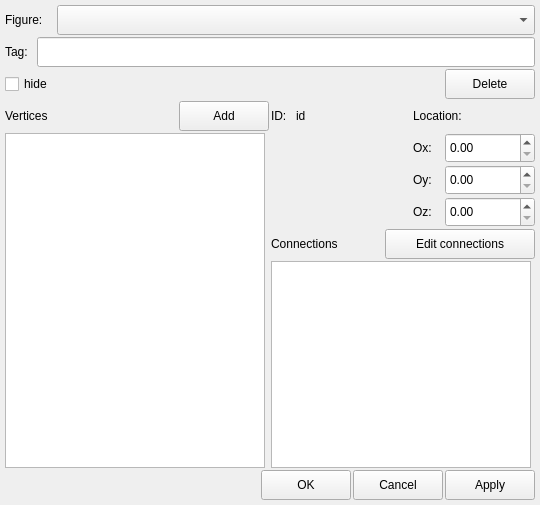
<?xml version="1.0" encoding="UTF-8"?>
<ui version="4.0">
 <class>FigureConfigurationDialog</class>
 <widget class="QDialog" name="FigureConfigurationDialog">
  <property name="geometry">
   <rect>
    <x>0</x>
    <y>0</y>
    <width>540</width>
    <height>505</height>
   </rect>
  </property>
  <property name="sizePolicy">
   <sizepolicy hsizetype="Fixed" vsizetype="Preferred">
    <horstretch>0</horstretch>
    <verstretch>0</verstretch>
   </sizepolicy>
  </property>
  <property name="minimumSize">
   <size>
    <width>540</width>
    <height>500</height>
   </size>
  </property>
  <property name="maximumSize">
   <size>
    <width>540</width>
    <height>16777215</height>
   </size>
  </property>
  <property name="windowTitle">
   <string>Configure figure</string>
  </property>
  <layout class="QVBoxLayout" name="verticalLayout_5">
   <property name="spacing">
    <number>2</number>
   </property>
   <property name="leftMargin">
    <number>5</number>
   </property>
   <property name="topMargin">
    <number>5</number>
   </property>
   <property name="rightMargin">
    <number>5</number>
   </property>
   <property name="bottomMargin">
    <number>5</number>
   </property>
   <item>
    <layout class="QHBoxLayout" name="layout_figure">
     <property name="spacing">
      <number>2</number>
     </property>
     <item>
      <widget class="QLabel" name="lbl_figure">
       <property name="sizePolicy">
        <sizepolicy hsizetype="Fixed" vsizetype="Fixed">
         <horstretch>0</horstretch>
         <verstretch>0</verstretch>
        </sizepolicy>
       </property>
       <property name="minimumSize">
        <size>
         <width>50</width>
         <height>30</height>
        </size>
       </property>
       <property name="maximumSize">
        <size>
         <width>50</width>
         <height>30</height>
        </size>
       </property>
       <property name="text">
        <string>Figure:</string>
       </property>
      </widget>
     </item>
     <item>
      <widget class="QComboBox" name="cmbx_figure">
       <property name="minimumSize">
        <size>
         <width>0</width>
         <height>30</height>
        </size>
       </property>
       <property name="maximumSize">
        <size>
         <width>16777215</width>
         <height>30</height>
        </size>
       </property>
       <property name="focusPolicy">
        <enum>Qt::ClickFocus</enum>
       </property>
      </widget>
     </item>
    </layout>
   </item>
   <item>
    <layout class="QHBoxLayout" name="layout_tag">
     <property name="spacing">
      <number>2</number>
     </property>
     <item>
      <widget class="QLabel" name="lbl_tag">
       <property name="sizePolicy">
        <sizepolicy hsizetype="Fixed" vsizetype="Fixed">
         <horstretch>0</horstretch>
         <verstretch>0</verstretch>
        </sizepolicy>
       </property>
       <property name="minimumSize">
        <size>
         <width>30</width>
         <height>30</height>
        </size>
       </property>
       <property name="maximumSize">
        <size>
         <width>30</width>
         <height>30</height>
        </size>
       </property>
       <property name="text">
        <string>Tag:</string>
       </property>
      </widget>
     </item>
     <item>
      <widget class="QLineEdit" name="ln_tag">
       <property name="sizePolicy">
        <sizepolicy hsizetype="Preferred" vsizetype="Fixed">
         <horstretch>0</horstretch>
         <verstretch>0</verstretch>
        </sizepolicy>
       </property>
       <property name="minimumSize">
        <size>
         <width>495</width>
         <height>30</height>
        </size>
       </property>
       <property name="maximumSize">
        <size>
         <width>16777215</width>
         <height>30</height>
        </size>
       </property>
      </widget>
     </item>
    </layout>
   </item>
   <item>
    <layout class="QHBoxLayout" name="layout_params">
     <property name="spacing">
      <number>0</number>
     </property>
     <item>
      <widget class="QCheckBox" name="chbx_hide">
       <property name="sizePolicy">
        <sizepolicy hsizetype="Fixed" vsizetype="Fixed">
         <horstretch>0</horstretch>
         <verstretch>0</verstretch>
        </sizepolicy>
       </property>
       <property name="minimumSize">
        <size>
         <width>50</width>
         <height>30</height>
        </size>
       </property>
       <property name="maximumSize">
        <size>
         <width>50</width>
         <height>30</height>
        </size>
       </property>
       <property name="text">
        <string>hide</string>
       </property>
      </widget>
     </item>
     <item>
      <spacer name="spacer_params">
       <property name="orientation">
        <enum>Qt::Horizontal</enum>
       </property>
       <property name="sizeHint" stdset="0">
        <size>
         <width>0</width>
         <height>30</height>
        </size>
       </property>
      </spacer>
     </item>
     <item>
      <widget class="QPushButton" name="btn_delete">
       <property name="sizePolicy">
        <sizepolicy hsizetype="Fixed" vsizetype="Fixed">
         <horstretch>0</horstretch>
         <verstretch>0</verstretch>
        </sizepolicy>
       </property>
       <property name="minimumSize">
        <size>
         <width>90</width>
         <height>30</height>
        </size>
       </property>
       <property name="maximumSize">
        <size>
         <width>90</width>
         <height>30</height>
        </size>
       </property>
       <property name="focusPolicy">
        <enum>Qt::ClickFocus</enum>
       </property>
       <property name="text">
        <string>Delete</string>
       </property>
       <property name="autoDefault">
        <bool>false</bool>
       </property>
      </widget>
     </item>
    </layout>
   </item>
   <item>
    <layout class="QHBoxLayout" name="layout_vertex">
     <property name="spacing">
      <number>2</number>
     </property>
     <item>
      <layout class="QVBoxLayout" name="layout_vertices">
       <property name="spacing">
        <number>2</number>
       </property>
       <item>
        <layout class="QHBoxLayout" name="layout_vertices_lbl">
         <property name="spacing">
          <number>0</number>
         </property>
         <item>
          <widget class="QLabel" name="lbl_vertices">
           <property name="text">
            <string>Vertices</string>
           </property>
          </widget>
         </item>
         <item>
          <spacer name="spacer_vertices">
           <property name="orientation">
            <enum>Qt::Horizontal</enum>
           </property>
           <property name="sizeHint" stdset="0">
            <size>
             <width>0</width>
             <height>30</height>
            </size>
           </property>
          </spacer>
         </item>
         <item>
          <widget class="QPushButton" name="btn_add">
           <property name="sizePolicy">
            <sizepolicy hsizetype="Fixed" vsizetype="Fixed">
             <horstretch>0</horstretch>
             <verstretch>0</verstretch>
            </sizepolicy>
           </property>
           <property name="minimumSize">
            <size>
             <width>90</width>
             <height>30</height>
            </size>
           </property>
           <property name="maximumSize">
            <size>
             <width>90</width>
             <height>30</height>
            </size>
           </property>
           <property name="focusPolicy">
            <enum>Qt::ClickFocus</enum>
           </property>
           <property name="text">
            <string>Add</string>
           </property>
           <property name="autoDefault">
            <bool>false</bool>
           </property>
          </widget>
         </item>
        </layout>
       </item>
       <item>
        <widget class="QListWidget" name="lst_vertices">
         <property name="sizePolicy">
          <sizepolicy hsizetype="Fixed" vsizetype="Expanding">
           <horstretch>0</horstretch>
           <verstretch>0</verstretch>
          </sizepolicy>
         </property>
         <property name="minimumSize">
          <size>
           <width>260</width>
           <height>0</height>
          </size>
         </property>
         <property name="maximumSize">
          <size>
           <width>260</width>
           <height>16777215</height>
          </size>
         </property>
        </widget>
       </item>
      </layout>
     </item>
     <item>
      <layout class="QVBoxLayout" name="layout_single" stretch="0,1">
       <property name="spacing">
        <number>2</number>
       </property>
       <item>
        <layout class="QHBoxLayout" name="layout_single_params" stretch="0,0">
         <property name="spacing">
          <number>2</number>
         </property>
         <item>
          <layout class="QVBoxLayout" name="layout_id">
           <property name="spacing">
            <number>0</number>
           </property>
           <item>
            <layout class="QHBoxLayout" name="layoyt_id_lbl">
             <item>
              <widget class="QLabel" name="lbl_id">
               <property name="sizePolicy">
                <sizepolicy hsizetype="Fixed" vsizetype="Fixed">
                 <horstretch>0</horstretch>
                 <verstretch>0</verstretch>
                </sizepolicy>
               </property>
               <property name="minimumSize">
                <size>
                 <width>25</width>
                 <height>30</height>
                </size>
               </property>
               <property name="maximumSize">
                <size>
                 <width>25</width>
                 <height>30</height>
                </size>
               </property>
               <property name="text">
                <string>ID:</string>
               </property>
              </widget>
             </item>
             <item>
              <widget class="QLabel" name="lbl_id_value">
               <property name="sizePolicy">
                <sizepolicy hsizetype="Preferred" vsizetype="Fixed">
                 <horstretch>0</horstretch>
                 <verstretch>0</verstretch>
                </sizepolicy>
               </property>
               <property name="minimumSize">
                <size>
                 <width>0</width>
                 <height>30</height>
                </size>
               </property>
               <property name="maximumSize">
                <size>
                 <width>16777215</width>
                 <height>30</height>
                </size>
               </property>
               <property name="text">
                <string>id</string>
               </property>
              </widget>
             </item>
            </layout>
           </item>
           <item>
            <spacer name="spacer_id">
             <property name="orientation">
              <enum>Qt::Vertical</enum>
             </property>
             <property name="sizeHint" stdset="0">
              <size>
               <width>20</width>
               <height>0</height>
              </size>
             </property>
            </spacer>
           </item>
          </layout>
         </item>
         <item>
          <layout class="QVBoxLayout" name="layout_location">
           <property name="spacing">
            <number>2</number>
           </property>
           <item>
            <widget class="QLabel" name="lbl_location">
             <property name="sizePolicy">
              <sizepolicy hsizetype="Fixed" vsizetype="Fixed">
               <horstretch>0</horstretch>
               <verstretch>0</verstretch>
              </sizepolicy>
             </property>
             <property name="minimumSize">
              <size>
               <width>65</width>
               <height>30</height>
              </size>
             </property>
             <property name="maximumSize">
              <size>
               <width>65</width>
               <height>30</height>
              </size>
             </property>
             <property name="text">
              <string>Location:</string>
             </property>
            </widget>
           </item>
           <item>
            <layout class="QGridLayout" name="layout_location_values">
             <property name="spacing">
              <number>2</number>
             </property>
             <item row="1" column="0">
              <widget class="QLabel" name="lbl_oy">
               <property name="sizePolicy">
                <sizepolicy hsizetype="Fixed" vsizetype="Fixed">
                 <horstretch>0</horstretch>
                 <verstretch>0</verstretch>
                </sizepolicy>
               </property>
               <property name="minimumSize">
                <size>
                 <width>30</width>
                 <height>30</height>
                </size>
               </property>
               <property name="maximumSize">
                <size>
                 <width>30</width>
                 <height>30</height>
                </size>
               </property>
               <property name="text">
                <string>Oy:</string>
               </property>
              </widget>
             </item>
             <item row="2" column="0">
              <widget class="QLabel" name="lbl_oz">
               <property name="sizePolicy">
                <sizepolicy hsizetype="Fixed" vsizetype="Fixed">
                 <horstretch>0</horstretch>
                 <verstretch>0</verstretch>
                </sizepolicy>
               </property>
               <property name="minimumSize">
                <size>
                 <width>30</width>
                 <height>30</height>
                </size>
               </property>
               <property name="maximumSize">
                <size>
                 <width>30</width>
                 <height>30</height>
                </size>
               </property>
               <property name="text">
                <string>Oz:</string>
               </property>
              </widget>
             </item>
             <item row="0" column="0">
              <widget class="QLabel" name="lbl_ox">
               <property name="sizePolicy">
                <sizepolicy hsizetype="Fixed" vsizetype="Fixed">
                 <horstretch>0</horstretch>
                 <verstretch>0</verstretch>
                </sizepolicy>
               </property>
               <property name="minimumSize">
                <size>
                 <width>30</width>
                 <height>30</height>
                </size>
               </property>
               <property name="maximumSize">
                <size>
                 <width>30</width>
                 <height>30</height>
                </size>
               </property>
               <property name="text">
                <string>Ox:</string>
               </property>
              </widget>
             </item>
             <item row="0" column="1">
              <widget class="QDoubleSpinBox" name="spbx_point_ox">
               <property name="sizePolicy">
                <sizepolicy hsizetype="Fixed" vsizetype="Fixed">
                 <horstretch>0</horstretch>
                 <verstretch>0</verstretch>
                </sizepolicy>
               </property>
               <property name="minimumSize">
                <size>
                 <width>90</width>
                 <height>30</height>
                </size>
               </property>
               <property name="maximumSize">
                <size>
                 <width>90</width>
                 <height>30</height>
                </size>
               </property>
              </widget>
             </item>
             <item row="1" column="1">
              <widget class="QDoubleSpinBox" name="spbx_point_oy">
               <property name="sizePolicy">
                <sizepolicy hsizetype="Fixed" vsizetype="Fixed">
                 <horstretch>0</horstretch>
                 <verstretch>0</verstretch>
                </sizepolicy>
               </property>
               <property name="minimumSize">
                <size>
                 <width>90</width>
                 <height>30</height>
                </size>
               </property>
               <property name="maximumSize">
                <size>
                 <width>90</width>
                 <height>30</height>
                </size>
               </property>
              </widget>
             </item>
             <item row="2" column="1">
              <widget class="QDoubleSpinBox" name="spbx_point_oz">
               <property name="sizePolicy">
                <sizepolicy hsizetype="Fixed" vsizetype="Fixed">
                 <horstretch>0</horstretch>
                 <verstretch>0</verstretch>
                </sizepolicy>
               </property>
               <property name="minimumSize">
                <size>
                 <width>90</width>
                 <height>30</height>
                </size>
               </property>
               <property name="maximumSize">
                <size>
                 <width>90</width>
                 <height>30</height>
                </size>
               </property>
              </widget>
             </item>
            </layout>
           </item>
          </layout>
         </item>
        </layout>
       </item>
       <item>
        <layout class="QVBoxLayout" name="layout_connections">
         <property name="spacing">
          <number>2</number>
         </property>
         <item>
          <layout class="QHBoxLayout" name="layout_connections_action">
           <property name="spacing">
            <number>0</number>
           </property>
           <item>
            <widget class="QLabel" name="lbl_connections">
             <property name="sizePolicy">
              <sizepolicy hsizetype="Fixed" vsizetype="Fixed">
               <horstretch>0</horstretch>
               <verstretch>0</verstretch>
              </sizepolicy>
             </property>
             <property name="minimumSize">
              <size>
               <width>0</width>
               <height>30</height>
              </size>
             </property>
             <property name="maximumSize">
              <size>
               <width>16777215</width>
               <height>30</height>
              </size>
             </property>
             <property name="text">
              <string>Connections</string>
             </property>
            </widget>
           </item>
           <item>
            <spacer name="spacer_connections">
             <property name="orientation">
              <enum>Qt::Horizontal</enum>
             </property>
             <property name="sizeHint" stdset="0">
              <size>
               <width>0</width>
               <height>30</height>
              </size>
             </property>
            </spacer>
           </item>
           <item>
            <widget class="QPushButton" name="btn_edit_connections">
             <property name="sizePolicy">
              <sizepolicy hsizetype="Fixed" vsizetype="Fixed">
               <horstretch>0</horstretch>
               <verstretch>0</verstretch>
              </sizepolicy>
             </property>
             <property name="minimumSize">
              <size>
               <width>150</width>
               <height>30</height>
              </size>
             </property>
             <property name="maximumSize">
              <size>
               <width>150</width>
               <height>30</height>
              </size>
             </property>
             <property name="focusPolicy">
              <enum>Qt::ClickFocus</enum>
             </property>
             <property name="text">
              <string>Edit connections</string>
             </property>
             <property name="autoDefault">
              <bool>false</bool>
             </property>
            </widget>
           </item>
          </layout>
         </item>
         <item>
          <widget class="QListWidget" name="lst_connections">
           <property name="sizePolicy">
            <sizepolicy hsizetype="Fixed" vsizetype="Expanding">
             <horstretch>0</horstretch>
             <verstretch>0</verstretch>
            </sizepolicy>
           </property>
           <property name="minimumSize">
            <size>
             <width>260</width>
             <height>0</height>
            </size>
           </property>
           <property name="maximumSize">
            <size>
             <width>260</width>
             <height>16777215</height>
            </size>
           </property>
          </widget>
         </item>
        </layout>
       </item>
      </layout>
     </item>
    </layout>
   </item>
   <item>
    <layout class="QHBoxLayout" name="layout_action">
     <property name="spacing">
      <number>0</number>
     </property>
     <item>
      <spacer name="spacer_action">
       <property name="orientation">
        <enum>Qt::Horizontal</enum>
       </property>
       <property name="sizeHint" stdset="0">
        <size>
         <width>40</width>
         <height>30</height>
        </size>
       </property>
      </spacer>
     </item>
     <item>
      <layout class="QHBoxLayout" name="layout_action_btns">
       <property name="spacing">
        <number>2</number>
       </property>
       <item>
        <widget class="QPushButton" name="btn_ok">
         <property name="sizePolicy">
          <sizepolicy hsizetype="Fixed" vsizetype="Fixed">
           <horstretch>0</horstretch>
           <verstretch>0</verstretch>
          </sizepolicy>
         </property>
         <property name="minimumSize">
          <size>
           <width>90</width>
           <height>30</height>
          </size>
         </property>
         <property name="maximumSize">
          <size>
           <width>90</width>
           <height>30</height>
          </size>
         </property>
         <property name="focusPolicy">
          <enum>Qt::ClickFocus</enum>
         </property>
         <property name="text">
          <string>OK</string>
         </property>
         <property name="shortcut">
          <string>Return</string>
         </property>
         <property name="autoDefault">
          <bool>false</bool>
         </property>
        </widget>
       </item>
       <item>
        <widget class="QPushButton" name="btn_cancel">
         <property name="sizePolicy">
          <sizepolicy hsizetype="Fixed" vsizetype="Fixed">
           <horstretch>0</horstretch>
           <verstretch>0</verstretch>
          </sizepolicy>
         </property>
         <property name="minimumSize">
          <size>
           <width>90</width>
           <height>30</height>
          </size>
         </property>
         <property name="maximumSize">
          <size>
           <width>90</width>
           <height>30</height>
          </size>
         </property>
         <property name="focusPolicy">
          <enum>Qt::ClickFocus</enum>
         </property>
         <property name="text">
          <string>Cancel</string>
         </property>
         <property name="shortcut">
          <string>Esc</string>
         </property>
         <property name="autoDefault">
          <bool>false</bool>
         </property>
        </widget>
       </item>
       <item>
        <widget class="QPushButton" name="btn_apply">
         <property name="sizePolicy">
          <sizepolicy hsizetype="Fixed" vsizetype="Fixed">
           <horstretch>0</horstretch>
           <verstretch>0</verstretch>
          </sizepolicy>
         </property>
         <property name="minimumSize">
          <size>
           <width>90</width>
           <height>30</height>
          </size>
         </property>
         <property name="maximumSize">
          <size>
           <width>90</width>
           <height>30</height>
          </size>
         </property>
         <property name="focusPolicy">
          <enum>Qt::ClickFocus</enum>
         </property>
         <property name="text">
          <string>Apply</string>
         </property>
         <property name="shortcut">
          <string>Ctrl+R</string>
         </property>
         <property name="autoDefault">
          <bool>false</bool>
         </property>
        </widget>
       </item>
      </layout>
     </item>
    </layout>
   </item>
  </layout>
 </widget>
 <resources/>
 <connections/>
</ui>
